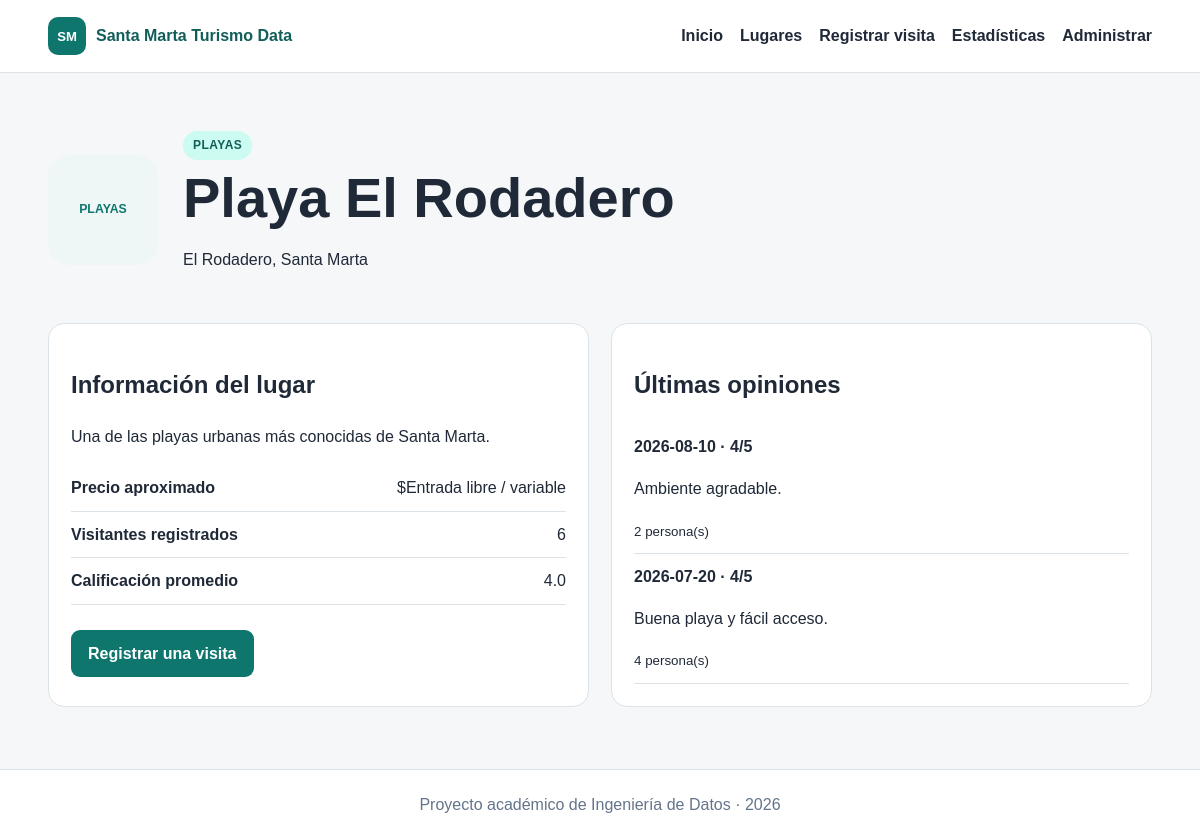
Page /lugar/2 on the committed database.
### tables this page shows
CREATE TABLE categorias (
    id_categoria INTEGER PRIMARY KEY AUTOINCREMENT,
    nombre_categoria TEXT NOT NULL UNIQUE,
    descripcion TEXT
);

CREATE TABLE lugares (
    id_lugar INTEGER PRIMARY KEY AUTOINCREMENT,
    nombre TEXT NOT NULL,
    id_categoria INTEGER NOT NULL,
    ubicacion TEXT NOT NULL,
    descripcion TEXT NOT NULL,
    precio REAL NOT NULL DEFAULT 0 CHECK(precio >= 0),
    FOREIGN KEY (id_categoria) REFERENCES categorias(id_categoria)
);

CREATE TABLE visitas (
    id_visita INTEGER PRIMARY KEY AUTOINCREMENT,
    id_lugar INTEGER NOT NULL,
    fecha TEXT NOT NULL,
    cantidad_personas INTEGER NOT NULL CHECK(cantidad_personas > 0),
    calificacion INTEGER NOT NULL CHECK(calificacion BETWEEN 1 AND 5),
    comentario TEXT,
    FOREIGN KEY (id_lugar) REFERENCES lugares(id_lugar) ON DELETE RESTRICT
);

### app.py (the view)
@app.route("/lugar/<int:id_lugar>")
def detalle(id_lugar):
    conn = get_db()
    lugar = conn.execute("""
        SELECT l.*, c.nombre_categoria,
               COALESCE(SUM(v.cantidad_personas), 0) AS total_visitantes,
               ROUND(AVG(v.calificacion), 1) AS promedio
        FROM lugares l
        JOIN categorias c ON c.id_categoria = l.id_categoria
        LEFT JOIN visitas v ON v.id_lugar = l.id_lugar
        WHERE l.id_lugar = ?
        GROUP BY l.id_lugar
    """, (id_lugar,)).fetchone()
    if not lugar:
        conn.close()
        return "Lugar no encontrado", 404
    opiniones = conn.execute("""
        SELECT fecha, cantidad_personas, calificacion, comentario
        FROM visitas
        WHERE id_lugar = ?
        ORDER BY fecha DESC, id_visita DESC
        LIMIT 8
    """, (id_lugar,)).fetchall()
    conn.close()
    return render_template("detalle.html", lugar=lugar, opiniones=opiniones)

### app.py (called while the page is built)
def get_db():
    conn = sqlite3.connect(DB_PATH)
    conn.row_factory = sqlite3.Row
    conn.execute("PRAGMA foreign_keys = ON")
    return conn

@app.context_processor
def inject_globals():
    return {"current_year": datetime.now().year}

### templates/detalle.html (shortened to what this page needs)
{% extends "base.html" %}
{% block content %}
<section class="detalle-hero">
    <div class="detalle-icon">{{ lugar.nombre_categoria|upper }}</div>
    <div>
        <span class="badge">{{ lugar.nombre_categoria }}</span>
        <h1>{{ lugar.nombre }}</h1>
        <p>{{ lugar.ubicacion }}</p>
    </div>
</section>
<div class="grid-detalle">
    <section class="panel">
        <h2>Información del lugar</h2>
        <p>{{ lugar.descripcion }}</p>
        <div class="datos-detalle">
            <div>
                <strong>Precio aproximado</strong>
                <span>${{ "{:,.0f}".format(lugar.precio) if lugar.precio else "Entrada libre / variable" }}</span>
            </div>
            <div><strong>Visitantes registrados</strong><span>{{ lugar.total_visitantes }}</span></div>
            <div><strong>Calificación promedio</strong><span>{{ lugar.promedio or "Sin datos" }}</span></div>
        </div>
        <a class="boton" href="{{ url_for('visitas') }}">Registrar una visita</a>
    </section>
    <section class="panel">
        <h2>Últimas opiniones</h2>
        {% for op in opiniones %}
        <div class="opinion">
            <strong>{{ op.fecha }} · {{ op.calificacion }}/5</strong>
            <p>{{ op.comentario or "Sin comentario." }}</p>
            <small>{{ op.cantidad_personas }} persona(s)</small>
        </div>
        {% else %}
        <p>Todavía no hay opiniones registradas.</p>
        {% endfor %}
    </section>
</div>
{% endblock %}

### static/css/estilos.css (style rules this page uses)
:root { --primario: #0f766e; --primario-oscuro: #115e59; --secundario: #2563eb; --tercero: #7c3aed; --fondo: #f5f7f9; --texto: #1f2937; --gris: #64748b; --blanco: #ffffff; --borde: #dbe3e8; --suave: #eef7f6; --peligro: #b91c1c; }
* { box-sizing: border-box; }
body { margin: 0; font-family: Arial, Helvetica, sans-serif; color: var(--texto); background: var(--fondo); line-height: 1.6; }
.hero h1, .pagina-titulo h1, .detalle-hero h1 { font-size: clamp(2rem, 5vw, 3.5rem); line-height: 1.08; margin: 8px 0 18px; }
.etiqueta, .badge { display: inline-block; color: var(--primario-oscuro); background: #ccfbf1; padding: 5px 10px; border-radius: 999px; font-size: .75rem; font-weight: 800; text-transform: uppercase; letter-spacing: .04em; }
.boton { display: inline-block; background: var(--primario); color: white; padding: 11px 17px; border-radius: 9px; text-decoration: none; border: none; cursor: pointer; font-weight: 700; }
.card, .panel, .panel-suave { background: white; border: 1px solid var(--borde); border-radius: 16px; padding: 22px; }
.detalle-hero { display: flex; align-items: center; gap: 25px; padding: 24px 0 35px; }
.detalle-icon { width: 110px; height: 110px; display: grid; place-items: center; border-radius: 22px; background: var(--suave); color: var(--primario); font-size: .77rem; font-weight: 900; text-align: center; padding: 10px; }
.grid-detalle, .grid-form { display: grid; grid-template-columns: 1fr 1fr; gap: 22px; }
.datos-detalle { display: grid; gap: 10px; margin: 25px 0; }
.datos-detalle div { display: flex; justify-content: space-between; gap: 20px; padding-bottom: 10px; border-bottom: 1px solid var(--borde); }
.opinion { border-bottom: 1px solid var(--borde); padding: 10px 0; }

### rows in the picture
categorias: nombre_categoria "PLAYAS"
lugares: nombre "Playa El Rodadero", ubicacion "El Rodadero, Santa Marta", descripcion "Una de las playas urbanas más conocidas de Santa Marta.", precio "Entrada libre / variable"
visitas: fecha "2026-08-10", calificacion "4", comentario "Ambiente agradable.", cantidad_personas "2"
visitas: fecha "2026-07-20", calificacion "4", comentario "Buena playa y fácil acceso.", cantidad_personas "4"

### other values in the picture
{{ lugar.total_visitantes }} "6"
{{ lugar.promedio or "Sin datos" }} "4.0"
